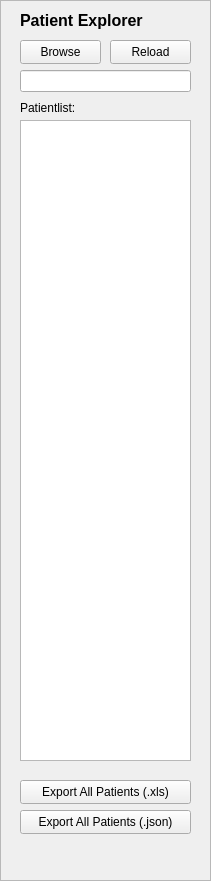
       <widget class="QFrame" name="frame">
        <property name="geometry">
         <rect>
          <x>0</x>
          <y>0</y>
          <width>211</width>
          <height>881</height>
         </rect>
        </property>
        <property name="sizePolicy">
         <sizepolicy hsizetype="Maximum" vsizetype="Maximum">
          <horstretch>0</horstretch>
          <verstretch>0</verstretch>
         </sizepolicy>
        </property>
        <property name="autoFillBackground">
         <bool>true</bool>
        </property>
        <property name="styleSheet">
         <string notr="true"/>
        </property>
        <property name="frameShape">
         <enum>QFrame::StyledPanel</enum>
        </property>
        <property name="frameShadow">
         <enum>QFrame::Raised</enum>
        </property>
        <property name="lineWidth">
         <number>2</number>
        </property>
        <property name="midLineWidth">
         <number>1</number>
        </property>
        <widget class="QListWidget" name="patientExplorer">
         <property name="geometry">
          <rect>
           <x>20</x>
           <y>120</y>
           <width>171</width>
           <height>641</height>
          </rect>
         </property>
        </widget>
        <widget class="QLabel" name="label_2">
         <property name="geometry">
          <rect>
           <x>20</x>
           <y>10</y>
           <width>131</width>
           <height>21</height>
          </rect>
         </property>
         <property name="font">
          <font>
           <pointsize>12</pointsize>
           <bold>true</bold>
          </font>
         </property>
         <property name="text">
          <string>Patient Explorer</string>
         </property>
         <property name="textFormat">
          <enum>Qt::AutoText</enum>
         </property>
        </widget>
        <widget class="QLabel" name="patientLabel">
         <property name="geometry">
          <rect>
           <x>20</x>
           <y>100</y>
           <width>101</width>
           <height>16</height>
          </rect>
         </property>
         <property name="text">
          <string>Patientlist:</string>
         </property>
        </widget>
        <widget class="QLineEdit" name="patientPathShow">
         <property name="geometry">
          <rect>
           <x>20</x>
           <y>70</y>
           <width>171</width>
           <height>22</height>
          </rect>
         </property>
        </widget>
        <widget class="QPushButton" name="patientExportAllXls">
         <property name="geometry">
          <rect>
           <x>20</x>
           <y>780</y>
           <width>171</width>
           <height>24</height>
          </rect>
         </property>
         <property name="text">
          <string>Export All Patients (.xls)</string>
         </property>
        </widget>
        <widget class="QPushButton" name="patientReload">
         <property name="geometry">
          <rect>
           <x>110</x>
           <y>40</y>
           <width>81</width>
           <height>24</height>
          </rect>
         </property>
         <property name="text">
          <string>Reload</string>
         </property>
        </widget>
        <widget class="QPushButton" name="patientBrowseButton">
         <property name="geometry">
          <rect>
           <x>20</x>
           <y>40</y>
           <width>81</width>
           <height>24</height>
          </rect>
         </property>
         <property name="text">
          <string>Browse</string>
         </property>
        </widget>
        <widget class="QPushButton" name="patientExportAllJson">
         <property name="geometry">
          <rect>
           <x>20</x>
           <y>810</y>
           <width>171</width>
           <height>24</height>
          </rect>
         </property>
         <property name="text">
          <string>Export All Patients (.json)</string>
         </property>
        </widget>
       </widget>
